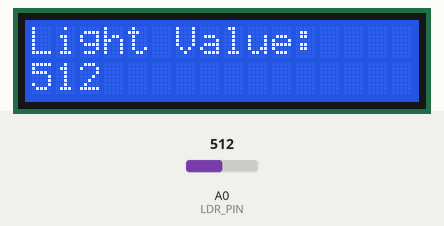
Bench run of a sketch on a simulated Arduino Uno, built with avr-gcc and run on an emulated ATmega328P. On the bench: 16×2 character LCD. Inputs (shaded band) come from the test bench; at power-on: A0 (LDR_PIN) = 512. What the sketch prints to the serial monitor is not drawn.

Above: at 3.2 s.
3.3 s: A0 (LDR_PIN) set to 716
At 4.9 s:
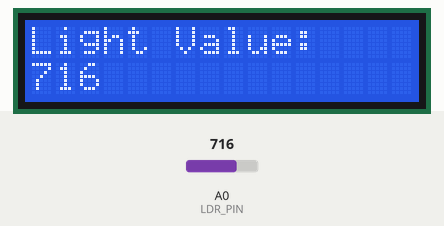
5.2 s: A0 (LDR_PIN) set to 900
At 6.1 s:
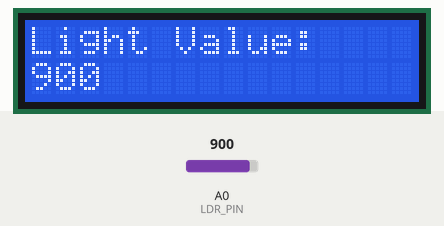
6.7 s: A0 (LDR_PIN) set to 1023
At 7.2 s:
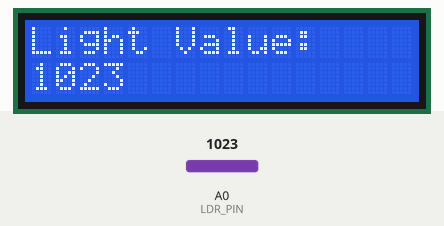
Timing chart, 0 to 9.7 s (numbered marks = the images above; inputs shaded):
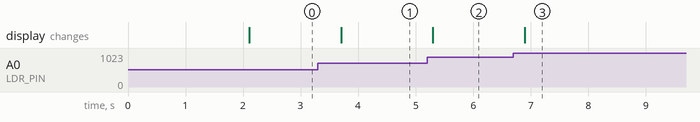

Measured:
- after the input at 3.3 s, the display: changes after 0.40 s (image 1)
- after the input at 5.2 s, the display: changes after 0.10 s (image 2)
- after the input at 6.7 s, the display: changes after 0.19 s (image 3)

The sketch:

ldr_code.hex.ino
```cpp
#include <Wire.h>
#include <LiquidCrystal_I2C.h>

#define LDR_PIN A0

LiquidCrystal_I2C lcd(0x27, 16, 2);

void setup() {
  Serial.begin(9600);

  lcd.init();
  lcd.backlight();

  lcd.setCursor(0, 0);
  lcd.print("LDR Sensor");
  delay(2000);
  lcd.clear();
}

void loop() {
  int ldrValue = analogRead(LDR_PIN);

  Serial.print("LDR Value: ");
  Serial.println(ldrValue);

  lcd.setCursor(0, 0);
  lcd.print("Light Value:");

  lcd.setCursor(0, 1);
  lcd.print("                "); // Clear line
  lcd.setCursor(0, 1);
  lcd.print(ldrValue);

  delay(500);
}
```
